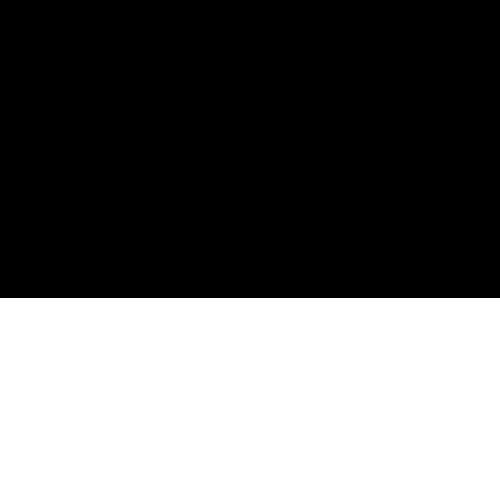
Frame 1 (no input)
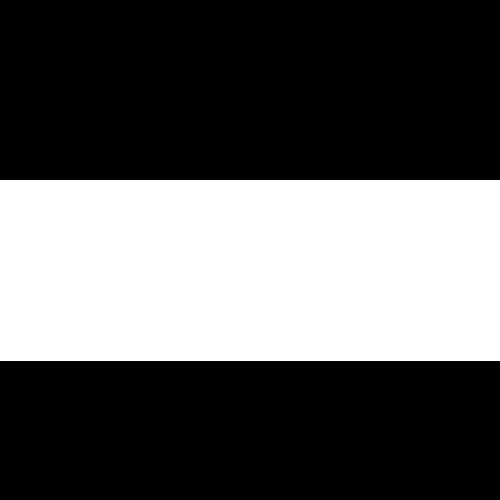
Frame 60 (the mouse pressed at the canvas centre just before this capture)
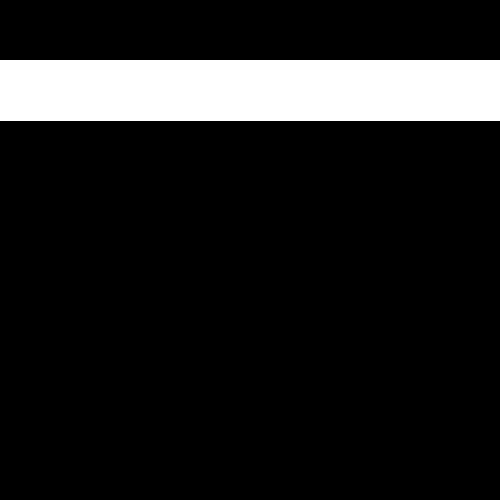
Frame 120 (the mouse held since frame 60 and released just before this capture)

The Processing sketch that drew these frames (run headless with seeded random() and noise(); from frame 60 on, the mouse is pressed at the canvas centre):

// Processing sketch: processing_2626
// ── processing_2626.pde

/**
 * lineas nika. 
 * 
 * cambiar una variable para crear una linea.  
 */
 
float a = 300;

void setup() 
{
  size(500,500);
  stroke(255);
}

void draw() 
{
  background(0);
  a = a - 2;
  if (a < 0) { 
    a = height; 
  }
  rect(0, a, width,a);  
}
